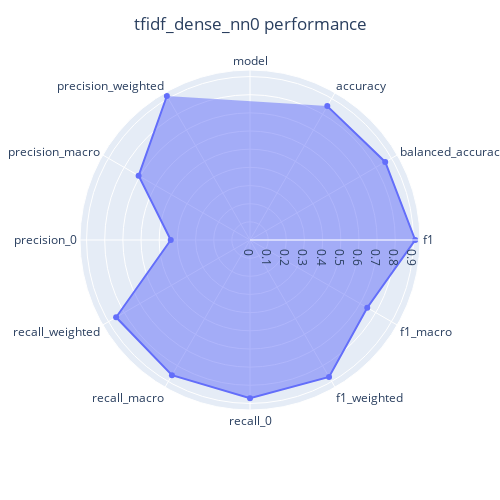
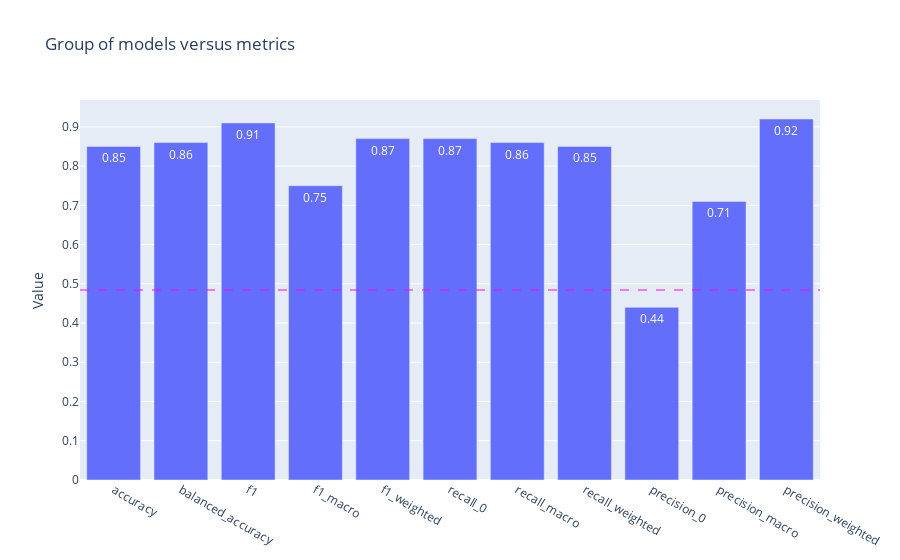

Notebook cell for these charts, in order:
### Code cell
model_name = "tfidf_dense_nn0"
model = models.Sequential()
model.add(layers.Dense(32, activation='relu', input_shape=(V_ru.shape[1],)))
model.add(layers.Dense(32, activation='relu'))
model.add(layers.Dense(1, activation='sigmoid'))

model.compile(optimizer='adam',
              loss='binary_crossentropy',
              metrics=['accuracy'])

df_p_dnn, cl_report_dnn, cf_matrix_dnn = fit_and_evaluate_nn(model_name, model, epochs=20, batch_size=250)

# Save performance data in a csv file
file_name = "perf_tfidf_"+model_name+".csv"
df_p_dnn.to_csv(file_name)

# Radar chart of model's performance
data = df_p_dnn.iloc[:,:-2]
plot_radar_metrics(data, model_name)

# Barplot of models performance
# Comparision with TfidfVectorizr & Logistic Regression 
model_list=[model_name]
barplot_models_group_vs_metric(data, model_list)


#display confusion matrix and classification report
display(cf_matrix_dnn)
print(cl_report_dnn)

### Figure 1 — Plotly figure (JSON) as saved in the notebook; plotly's stock layout.template omitted (floating-point values rounded to 4 significant figures)
{"data": [{"fill": "toself", "hovertemplate": "r=%{r}<br>theta=%{theta}<extra></extra>", "legendgroup": "", "line": {"color": "#636efa", "dash": "solid"}, "marker": {"symbol": "circle"}, "mode": "lines+markers", "name": "", "r": ["tfidf_dense_nn0", 0.8512, 0.8596, 0.9095, 0.7454, 0.8706, 0.8707, 0.8596, 0.8512, 0.4363, 0.7081, 0.9154, "tfidf_dense_nn0"], "showlegend": false, "subplot": "polar", "theta": ["model", "accuracy", "balanced_accuracy", "f1", "f1_macro", "f1_weighted", "recall_0", "recall_macro", "recall_weighted", "precision_0", "precision_macro", "precision_weighted", "model"], "type": "scatterpolar"}], "layout": {"height": 500, "legend": {"tracegroupgap": 0}, "margin": {"t": 60}, "polar": {"angularaxis": {"direction": "clockwise", "rotation": 90}, "domain": {"x": [0, 1], "y": [0, 1]}}, "title": {"text": "tfidf_dense_nn0 performance", "x": 0.5}, "width": 500}}

### Figure 2 — Plotly figure (JSON) as saved in the notebook; plotly's stock layout.template omitted (floating-point values rounded to 4 significant figures)
{"data": [{"name": "tfidf_dense_nn0", "offsetgroup": "0", "text": ["0.85", "0.86", "0.91", "0.75", "0.87", "0.87", "0.86", "0.85", "0.44", "0.71", "0.92"], "textposition": "auto", "type": "bar", "x": ["accuracy", "balanced_accuracy", "f1", "f1_macro", "f1_weighted", "recall_0", "recall_macro", "recall_weighted", "precision_0", "precision_macro", "precision_weighted"], "y": [0.85, 0.86, 0.91, 0.75, 0.87, 0.87, 0.86, 0.85, 0.44, 0.71, 0.92]}], "layout": {"shapes": [{"line": {"color": "magenta", "dash": "dash", "width": 1}, "type": "line", "x0": 0, "x1": 1, "xref": "paper", "y0": 0.5, "y1": 0.5, "yref": "paper"}], "title": {"text": "Group of models versus metrics"}, "yaxis": {"title": {"text": "Value"}}}}
